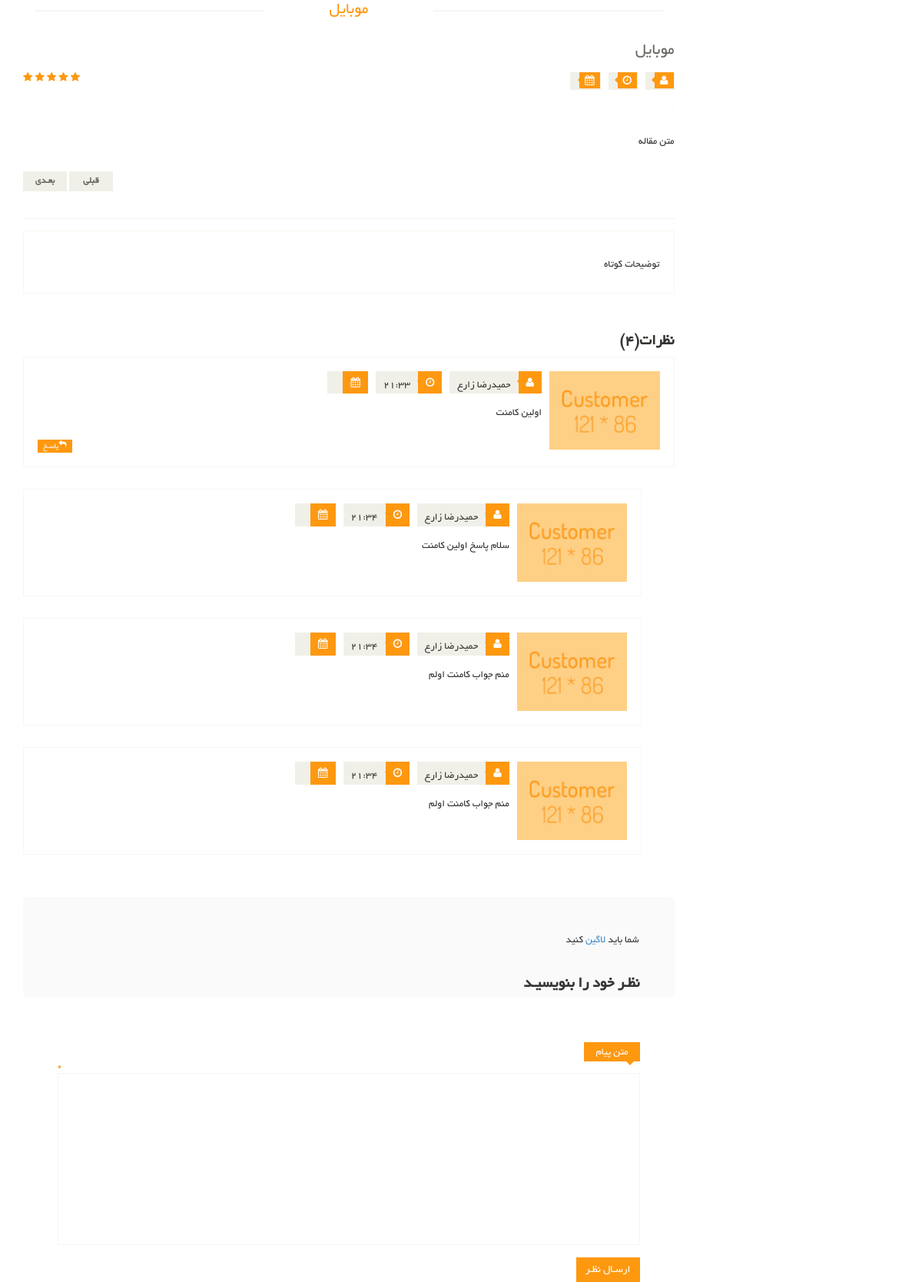
/articles/1/, run on the app's committed database.
### article_module/models.py (models this page shows, shortened)
class Article(models.Model):
    title= models.CharField(max_length=300,verbose_name='عنوان مقاله')
    slug= models.SlugField(max_length=300,db_index=True,allow_unicode=True,verbose_name='عنوان در url')
    image= models.ImageField(upload_to='images/articles',verbose_name='تصویر مقاله')
    short_description= models.CharField(max_length=300,verbose_name='توضیحات کوتاه')
    is_active= models.BooleanField(verbose_name='فعال/غیرفعال')
    text = models.TextField(verbose_name='متن مقاله')
    selected_category = models.ManyToManyField('ArticleCategory',verbose_name='دسته بندی ها')
    author= models.ForeignKey(User,on_delete=models.CASCADE,null=True,verbose_name='نویسنده ها')
    create_date = models.DateTimeField(auto_now_add=True,editable=False,verbose_name='تاریخ ثبت')
    class Meta:
        verbose_name= 'مقاله'
        verbose_name_plural= 'مقالات'

class ArticleComment(models.Model):
    article=models.ForeignKey(Article,on_delete= models.CASCADE,verbose_name='مقاله')
    parent = models.ForeignKey('ArticleComment',on_delete=models.CASCADE,null=True,blank=True,verbose_name='والد')
    user= models.ForeignKey(User,on_delete=models.CASCADE,verbose_name='کاربر')
    create_date= models.DateTimeField(auto_now_add=True,verbose_name='تاریخ ثبت')
    text= models.TextField(verbose_name='متن نظر')
    class Meta:
        verbose_name= 'نظر مقاله'
        verbose_name_plural= 'نظرات مقاله'

### account_module/models.py (models this page shows)
class User(AbstractUser):
    avatar = models.ImageField(upload_to= 'images/profile',verbose_name='تصویر آواتار ' ,blank=True,null=True)
    email_active_code = models.CharField(max_length=100,verbose_name='کد فعالسازی ایمیل')
    about_user = models.TextField(null=True,blank=True,verbose_name='درباره شخص')
    address = models.TextField(null=True,blank=True,verbose_name='آدرس')
    class Meta:
        verbose_name = 'کاربر'
        verbose_name_plural = 'کاربران'
    def __str__(self):
        if self.first_name is not '' and self.last_name is not '':
            return self.get_full_name()
        return self.email

### article_module/views.py (the view)
# urls.py: path('<pk>/',views.ArticleDetailView.as_view(),name = 'article_detail_page'),
class ArticleDetailView(DetailView):
    model = Article
    template_name = 'article_module/article_detail_page.html'
    def get_queryset(self):
        query= super(ArticleDetailView,self).get_queryset()
        query= query.filter(is_active= True)
        return query
    def get_context_data(self, **kwargs):
        context= super(ArticleDetailView,self).get_context_data()
        article= kwargs.get('object')
        context['comments']= ArticleComment.objects.filter(article_id=article.id,parent= None).order_by('-create_date').prefetch_related('articlecomment_set')
        context['comment_count'] = ArticleComment.objects.filter(article_id=article.id).count()
        return context

### polls/templatetags/poll_extras.py (called while the page is built)
@register.filter(name='show_jalali_date')
def show_jalali_date(value):
    return date2jalali(value)

@register.filter(name='show_jalali_time')
def show_jalali_time(value):
    return datetime2jalali(value)

### article_module/templates/article_module/article_detail_page.html (shortened to what this page needs)
{% extends 'shared/_layout.html' %}
{% load render_partial %}
{% load poll_extras %}
{% block content %}
    <section>
		<div class="container">
			<div class="row">
				<div class="col-sm-9">
					<div class="blog-post-area">
						<h2 class="title text-center">{{ article.title}}</h2>
						<div class="single-blog-post">
							<h3>{{ article.title }}</h3>
							<div class="post-meta">
								<ul>
									<li><i class="fa fa-user"></i> {{ article.author}}</li>
									<li><i class="fa fa-clock-o"></i>{{article.create_date | show_jalali_time}}</li>
									<li><i class="fa fa-calendar"></i>{{ article.create_date | show_jalali_date }}</li>
								</ul>
								<span>
										<i class="fa fa-star"></i>
										<i class="fa fa-star"></i>
										<i class="fa fa-star"></i>
										<i class="fa fa-star"></i>
										<i class="fa fa-star-half-o"></i>
								</span>
							</div>
							<a href="">
								<img src="/static/images/blog/blog-one.jpg" alt="">
							</a>
							<p>{{ article.text }}</p>
							<div class="pager-area">
								<ul class="pager pull-left">
									<li><a href="#">قبلی</a></li>
									<li><a href="#">بعـدی</a></li>
								</ul>
							</div>
						</div>
					</div>
					<div class="media commnets">
						<div class="media-body">
							<p>{{ article.short_description }}</p>
						</div>
					</div>
					<div class="response-area" id="comment_area">
						<h2>نظرات({{comment_count }})</h2>
						<ul class="media-list">
                            {% for comment in comments %}
                                <li class="media" id="single_comment_box{{ comment.id }}">
								<a class="pull-right" href="#">
									<img class="media-object" src="/static/images/blog/Customer.jpg" alt="">
								</a>
								<div class="media-body">
									<ul class="sinlge-post-meta">
										<li><i class="fa fa-user"></i>{{ comment.user }}</li>
										<li><i class="fa fa-clock-o"></i>{{comment.create_date | time}}</li>
										<li><i class="fa fa-calendar"></i> {{ comment.create_date | show_jalali_date}}</li>
									</ul>
                                    <p>{{ comment.text }}</p>
									<a class="btn btn-primary" onclick="fillParentId({{ comment.id }})"><i class="fa fa-reply"></i>پاسـخ</a>
								</div>
							</li>
                                 {% for sub_comment in comment.articlecomment_set.all %}
                                     <li class="media second-media" id="single_comment_box{{ comment.id }}">
								<a class="pull-right" href="#">
									<img class="media-object" src="/static/images/blog/Customer.jpg" alt="">
								</a>
								<div class="media-body">
									<ul class="sinlge-post-meta">
										<li><i class="fa fa-user"></i>{{ sub_comment.user }}</li>
										<li><i class="fa fa-clock-o"></i>{{ sub_comment.create_date | time}}</li>
										<li><i class="fa fa-calendar"></i> {{ sub_comment.create_date | show_jalali_date}}</li>
									</ul>
                                    <p>{{ sub_comment.text }}</p>
								</div>
							    </li>
                                {% endfor %}
                            {% endfor %}
						</ul>
					</div>
					<div class="replay-box">
                        {% if request.user.is_authenticated %}
                            <div class="row">
                        {% else %}
                            <div class="alert alert warning">
                                شما باید <a href="{% url 'login_page' %}">لاگین</a> کنید
                            </div>
                        {% endif %}
							<div class="col-sm-12" id="comment_form">
                                <h2>نظـر خود را بنویسیـد</h2>
								<div class="text-area" >
									<div class="blank-arrow">
										<label>متن پیام</label>
									</div>
									<span>*</span>
									<textarea name="message" rows="11" id="commentText"></textarea>
									<a class="btn btn-primary" onclick="articleCommentText({{ article.id }})">ارسـال نظـر</a>
								</div>
							</div>
						</div>
					</div>
				</div>
			</div>
	</section>
{% endblock %}

### templates/shared/_layout.html (shortened to what this page needs)
{% load render_partial %}
<!DOCTYPE html>
<html lang="en">
<head>
</head>
<body>
{% include 'shared/header_references.html'%}
{% block content %}
{% endblock %}
</body>
</html>

### templates/shared/header_references.html (shortened to what this page needs)
<link href="/static/css/bootstrap.min.css/" rel="stylesheet">
<link href="/static/css/font-awesome.min.css/" rel="stylesheet">
<link href="/static/css/prettyPhoto.css/" rel="stylesheet">
<link href="/static/css/price-range.css/" rel="stylesheet">
<link href="/static/css/animate.css/" rel="stylesheet">
<link href="/static/css/main.css/" rel="stylesheet">
<link href="/static/css/responsive.css/" rel="stylesheet">

### static/css/main.css (style rules this page uses)
body { font-family: 'BYekan'; font-size: 10pt; position: relative; font-weight: normal; direction: rtl; }
ul li { list-style: none; }
a { -webkit-transition: 300ms; -moz-transition: 300ms; -o-transition: 300ms; transition: 300ms; }
h1, h2, h3, h4, h5, h6 { font-family: 'BYekan', sans-serif; }
.left-sidebar h2:after, h2.title:after { content: " "; position: absolute; border: 1px solid #f5f5f5; bottom:8px; right: 0; width: 100%; height: 0; z-index: -2; }
h2.title:before { content: " "; position: absolute; background: #fff; bottom: -6px; width: 220px; height: 30px; z-index: -1; right: 50%; margin-right: -110px; }
h2.title { color: #FE980F; font-family: 'BYekan', sans-serif; font-size: 16pt; font-weight: 400; margin: 0 15px; text-transform: uppercase; margin-bottom: 30px; position: relative; }
.chose_area input, select, textarea { background: #F0F0E9; border:0; color: #696763; padding: 6px; width: 100%; border-radius: 0; resize: none }
.single-blog-post { border-bottom: 1px solid #f2f2f2; padding-bottom: 15px; }
.blog-post-area .single-blog-post h3 { color: #696763; font-size: 16pt; font-family: 'BYekan',sans-serif; text-transform: uppercase; font-weight: 500; margin-bottom: 17px; }
.blog-post-area .single-blog-post a img { border: 1px solid #F7F7F0; width: 100%; margin-bottom: 30px }
.blog-post-area .single-blog-post p { color: #363432; text-align: justify; }
.blog-post-area .post-meta { display: block; margin-bottom: 25px; overflow: hidden; }
.blog-post-area .post-meta ul { padding:0; display: inline; }
.blog-post-area .post-meta ul li { background:#F0F0E9; float: right; margin-left: 10px; padding: 0 5px; font-size: 10pt; color: #393b3b; position: relative; }
.blog-post-area .post-meta ul li i { background:#FE980F; color: #FFFFFF; margin-right: -4px; margin-left: 7px; padding: 4px 7px; }
.sinlge-post-meta li i:after, .blog-post-area .post-meta ul li i:after { content: ""; position: absolute; width: auto; height: auto; border-color:transparent #FE980F transparent transparent ; border-width:4px; border-style: solid; top:6px; right:26px; }
.post-meta span { float: left; }
.post-meta span i { color: #FE980F; }
.pager-area { overflow: hidden; }
.pager-area .pager li a { background:#F0F0E9; border: 0 none; border-radius: 0; color: #696763; font-size: 12px; font-weight: 700; padding: 4px; text-transform: uppercase; width: 57px; }
.commnets { border: 1px solid #F7F7F0; padding: 18px; margin-bottom: 50px }
.commnets p, .response-area p, .replay-box p { font-size: 10pt }
.media-list .btn-primary, .commnets .btn-primary { background:#FC9A11; border: 0 none; border-radius: 0; color: #FFFFFF; float: left; font-size: 10px; padding: 1px 7px; text-transform: uppercase; }
.response-area h2 { color: #363432; font-size: 20px; font-weight: 700; }
.response-area .media { border: 1px solid #F7F7F0; padding: 18px; margin-bottom: 28px }
.response-area .media img { height: 102px; width: 100%; }
.response-area .second-media { margin-right: 5%; width: 95%; }
.sinlge-post-meta { overflow: hidden; padding-right: 0; margin-bottom: 15px }
.sinlge-post-meta li { background:#F0F0E9; color: #363432; float: right; font-size: 10pt; font-weight: 400; margin-left: 10px; padding: 0 0 0 10px; position: relative; text-transform: uppercase; }
.sinlge-post-meta li i { background:#FE980F; color: #FFFFFF; margin-left: 10px; padding: 8px 10px; }
.sinlge-post-meta li i:after { top: 7px; border-width: 6px; left: 27px; }
.replay-box { margin-bottom: 107px; margin-top: 55px; background: #fafAfa; padding: 30px; border-radius: 0.5em }
.replay-box h2 { font-weight: 700; font-size: 20px; color: #363432; margin-top: 0; margin-bottom: 45px }
.replay-box label { background:#FE980F; color: #FFFFFF; margin-bottom: 15px; padding: 3px 15px; float: right; font-weight: 400; }
.replay-box span { color: #FE980F; float: left; font-weight: 700; margin-top: 21px; }
.text-area { margin-top: 66px }
.text-area textarea { background: transparent; border: 1px solid #F7F7F0 }
.btn.btn-primary { background:#FE980F; border: 0 none; border-radius: 0; margin-top: 16px; }
.blank-arrow { position: relative; }
.blank-arrow label:after { content: ""; position: absolute; width: auto; height: auto; border-style: solid; border-width: 8px; border-color:#FE980F transparent transparent transparent; top: 22px; right: 5px }

### data on the page
Article: title "موبایل", text "متن مقاله", short_description "توضیحات کوتاه"
ArticleComment: user "حمیدرضا زارع", create_date "21:33", text "اولین کامنت"
ArticleComment: user "حمیدرضا زارع", create_date "21:34", text "سلام پاسخ اولین کامنت"
ArticleComment: user "حمیدرضا زارع", create_date "21:34", text "منم جواب کامنت اولم"
ArticleComment: user "حمیدرضا زارع", create_date "21:34", text "منم جواب کامنت اولم"

### other printed values
{{ comment_count }} "4"
